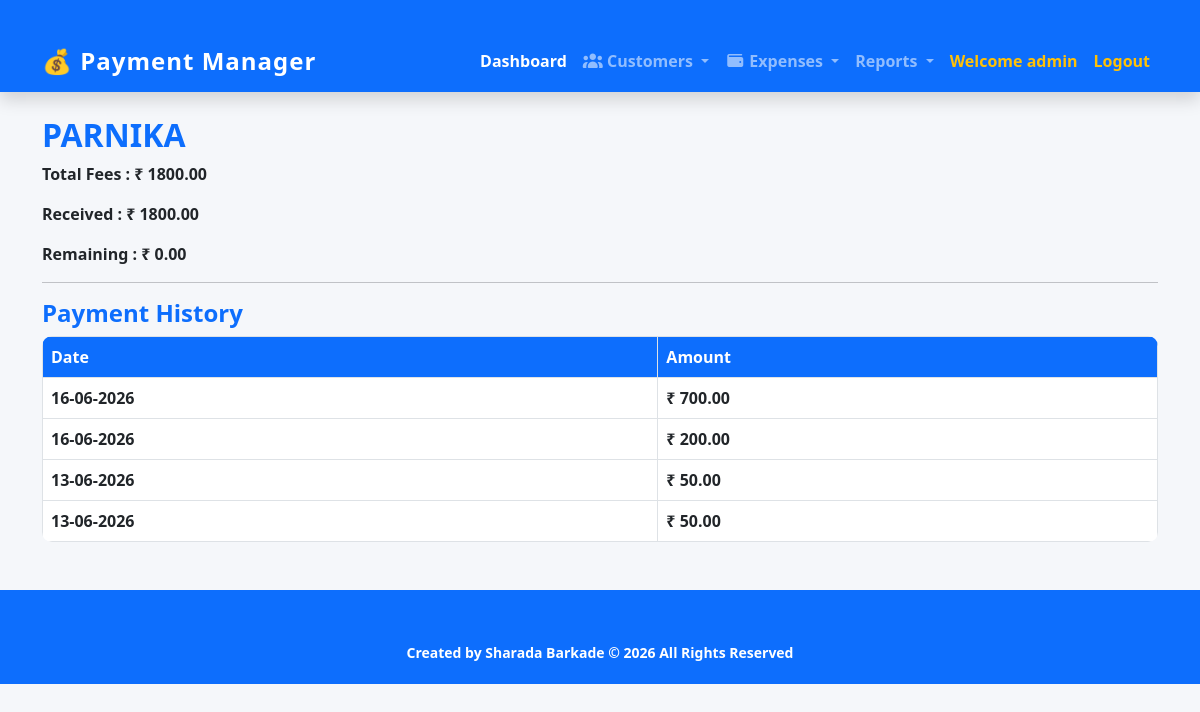
The page /customer/2/ (signed in) on the database its author committed.
### customers/models.py (models this page shows, shortened)
class Customer(models.Model):
    name = models.CharField(max_length=100)
    tasks = models.TextField(blank=True)
    mobile = models.CharField(max_length=10,blank=True)
    total_fees = models.DecimalField(max_digits=10, decimal_places=2)
    received_payment = models.DecimalField(max_digits=10, decimal_places=2, default=0)
    @property
    def remaining_payment(self):
        return self.total_fees - self.received_payment

class PaymentHistory(models.Model):
    customer = models.ForeignKey(
        Customer,
        on_delete=models.CASCADE,
        related_name='payments'
    )
    amount = models.DecimalField(
        max_digits=10,
        decimal_places=2
    )
    payment_date = models.DateTimeField(
        auto_now_add=True
    )

### customers/views.py (the view)
@login_required
def customer_detail(request, pk):
    customer = Customer.objects.get(id=pk)
    history = PaymentHistory.objects.filter(
        customer=customer
    ).order_by('-payment_date')
    return render(
        request,
        'customer_detail.html',
        {
            'customer': customer,
            'history': history
        }
    )

### templates/customer_detail.html
{% extends 'base.html' %}
{% block content %}
<h2 class="fw-bold">{{ customer.name|upper }}</h2>
<p class="fw-bold">Total Fees : ₹ {{ customer.total_fees }}</p>
<p class="fw-bold">Received : ₹ {{ customer.received_payment }}</p>
<p class="fw-bold">Remaining : ₹ {{ customer.remaining_payment }}</p>
<hr>
<h4 class="text-primary fw-bold">Payment History</h4>
<table class="table table-bordered fw-bold">
<tr>
    <th>Date</th>
    <th>Amount</th>
</tr>
{% for payment in history %}
<tr>
    <td>{{ payment.payment_date|date:"d-m-Y" }}</td>
    <td>₹ {{ payment.amount }}</td>
</tr>
{% empty %}
<tr>
    <td colspan="2">
        No Payment History Found
    </td>
</tr>
{% endfor %}
</table>
{% endblock %}

### templates/base.html (shortened to what this page needs)
{% load static %}
<!DOCTYPE html>
<html lang="en">
<head>
    <link href="https://cdn.jsdelivr.net/npm/bootstrap@5.3.0/dist/css/bootstrap.min.css"
          rel="stylesheet">
    <link rel="stylesheet" href="{% static 'css/style.css' %}">
    <link rel="stylesheet" href="https://cdnjs.cloudflare.com/ajax/libs/font-awesome/7.0.1/css/all.min.css" />
</head>
<body>
<nav class="navbar navbar-expand-lg navbar-dark bg-primary shadow">
    <div class="container">
        <a class="navbar-brand fw-bold fs-4" href="/">
            💰 Payment Manager
        </a>
        <div class="collapse navbar-collapse"
             id="navbarNav">
            <ul class="navbar-nav ms-auto">
    {% if user.is_authenticated %}
                <li class="nav-item">
            <a class="nav-link active" href="{% url 'dashboard' %}">
                Dashboard
            </a>
        </li>
        <li class="nav-item dropdown">
    <a class="nav-link dropdown-toggle fw-bold"
       href="#"
       role="button"
       data-bs-toggle="dropdown">
        <i class="fa-solid fa-users"></i>
        Customers
    </a>
</li>
       <li class="nav-item dropdown">
    <a class="nav-link dropdown-toggle fw-bold"
       href="#"
       role="button"
       data-bs-toggle="dropdown">
        <i class="fa-solid fa-wallet"></i>
        Expenses
    </a>
    <li class="nav-item  dropdown">
    <a class="nav-link dropdown-toggle"
       href="#"
       data-bs-toggle="dropdown">
        Reports
    </a>
</li>
</li>
        <li class="nav-item">
            <span class="nav-link fw-bold text-warning">
                Welcome {{ user.username }}
            </span>
        </li>
        <li class="nav-item">
            <a class="nav-link active text-warning" href="{% url 'logout' %}">
                Logout
            </a>
        </li>
    {% endif %}
</ul>
        </div>
    </div>
</nav>
<div class="container mt-4">
    {% block content %}
    {% endblock %}
</div>
<footer class="footer mt-5">
    <div class="container text-center fw-bold">
        <small>
            Created by Sharada Barkade © 2026 All Rights Reserved
        </small>
    </div>
</footer>
</body>
</html>

### static/css/style.css (style rules this page uses)
body { background-color:#f5f7fa; }
.container { margin-top:30px; }
h2,h3 { color:#0d6efd; font-weight:bold; }
.table { background:white; border-radius:10px; overflow:hidden; }
.table th { background:#0d6efd; color:white; }
.footer { background:#0d6efd; color:white; padding:20px; margin-top:50px; }
.navbar-brand { letter-spacing:1px; }
.nav-link { font-weight:600; }
.navbar-brand { font-size: 24px; }
.nav-link { font-weight: 600; }
.footer { background:#0d6efd; color:white; padding:20px; }

### rows shown on the page
Customer: name "PARNIKA", total_fees "1800.00", received_payment "1800.00", remaining_payment "0.00"
PaymentHistory: payment_date "16-06-2026", amount "700.00"
PaymentHistory: payment_date "16-06-2026", amount "200.00"
PaymentHistory: payment_date "13-06-2026", amount "50.00"
PaymentHistory: payment_date "13-06-2026", amount "50.00"

### other values the page prints
{{ user.username }} "admin"
